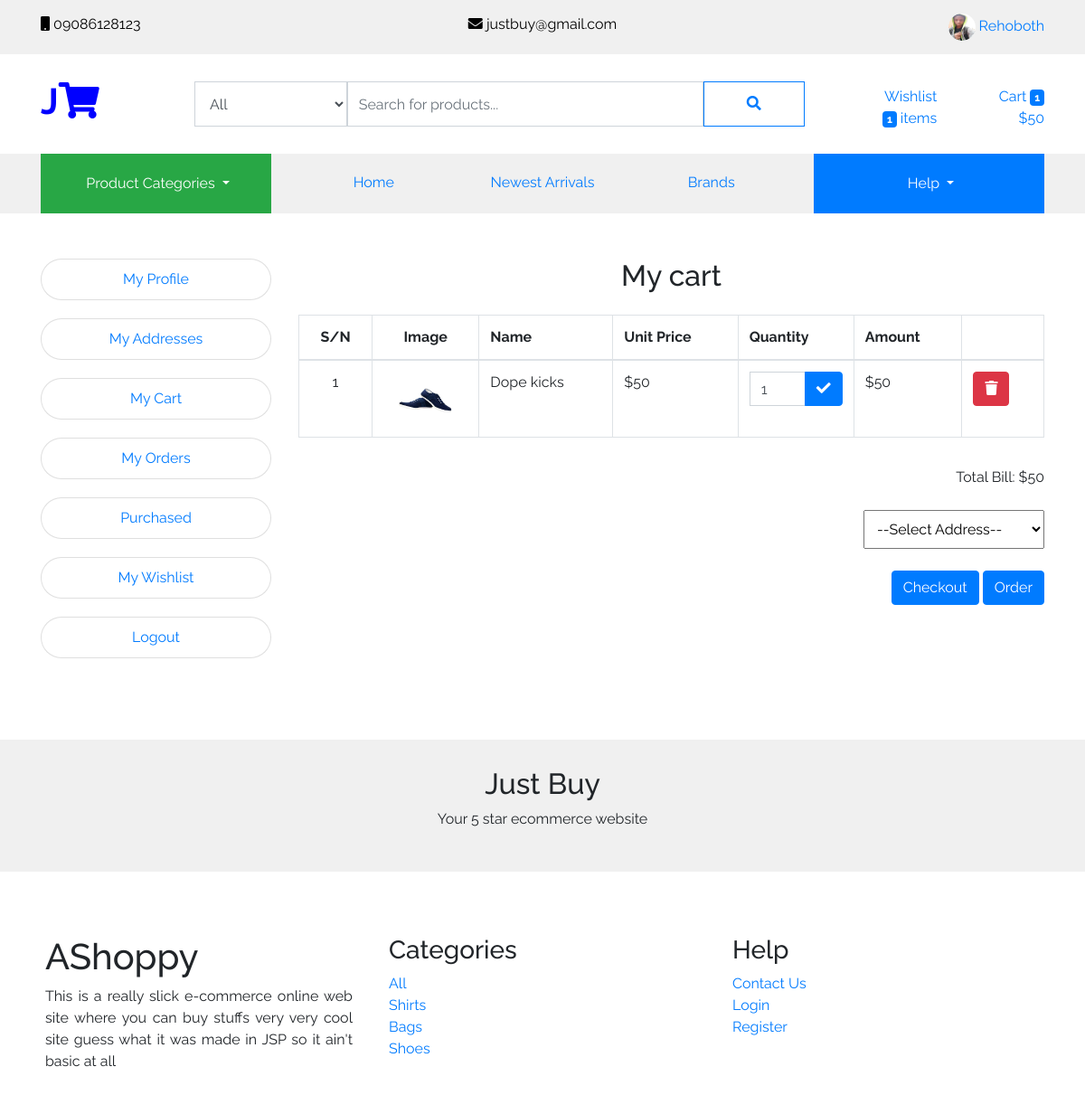
Page /my_cart.php (signed in) on the committed database.
### tables this page shows
CREATE TABLE `users` (
  `UserID` int(11) NOT NULL,
  `FirstName` varchar(60) NOT NULL,
  `LastName` varchar(60) NOT NULL,
  `ProfilePicture` text DEFAULT NULL,
  `EmailAddress` varchar(100) DEFAULT NULL,
  `Password` varchar(100) NOT NULL
);

CREATE TABLE `billing` (
  `CartID` int(11) NOT NULL,
  `ProductID` int(11) NOT NULL,
  `Price` float NOT NULL,
  `Quantity` int(11) NOT NULL,
  `BillAmount` float NOT NULL,
  `DateTimeAdded` int(11) NOT NULL
);

CREATE TABLE `products` (
  `ProductID` int(11) NOT NULL,
  `Name` varchar(100) NOT NULL,
  `Description` text NOT NULL,
  `Price` float NOT NULL,
  `Stock` int(11) NOT NULL,
  `Brand` int(11) NOT NULL,
  `Image` text DEFAULT NULL,
  `Category` int(11) NOT NULL,
  `LaunchDate` int(11) NOT NULL
);

CREATE TABLE `categories` (
  `CategoryID` int(11) NOT NULL,
  `CategoryName` varchar(60) DEFAULT NULL
);

### my_cart.php (the view, shortened to what the rows shown need)
<?php
    $classes_redirect = "classes/";
    include_once $classes_redirect."__WebAppConfig.php";
    include_once $classes_redirect."UsersView.php";
    include_once $classes_redirect."CategoriesView.php";
    $users_view_instance = new UsersView();
    if($users_view_instance->UserLoggedInVerified()){
        $user_details = $users_view_instance->GetUserDetails($users_view_instance->GetUserLoggedID());
    }else{
        $redirect_url = $app_conf->base_url()."404";
        header("location: $redirect_url");
    }
    include_once $classes_redirect."ProductsView.php";
    $products_view_instance = new ProductsView();
?>
<!DOCTYPE html>
<html lang="en" dir="ltr">
    <head>
        <title><?php echo $user_details["FirstName"]." ".$user_details["LastName"]; ?> | <?php $app_conf->app_name(); ?></title>
        <?php $app_conf->load_stylesheet("css/bootstrap.min.css"); ?>
        <?php $app_conf->load_stylesheet("css/style.css"); ?>
        <?php $app_conf->load_stylesheet("css/fontawesome.min.css"); ?>
    </head>
    <body>
        <?php include_once $app_conf->get_view("header"); ?>
        <?php include_once $app_conf->get_view("header2"); ?>
        <div class="container" style="margin-top: 50px; margin-bottom: 50px;">
            <div class="row">
                <div class="col-lg-9 col-md-8 col-12">
                    <div class="row">
                        <div class="col-12 text-center">
                            <h2>My cart</h2>
                        </div>
                    </div>
                    <div class="row mt-3">
                        <div class="col-12">
                            <div class="table-responsive">
                                <table class="table table-stripped table-bordered table-hover">
                                    <thead>
                                        <tr>
                                            <th class="text-center">S/N</th>
                                            <th class="text-center">Image</th>
                                            <th>Name</th>
                                            <th>Unit Price</th>
                                            <th>Quantity</th>
                                            <th>Amount</th>
                                            <th></th>
                                        </tr>
                                    </thead>
                                    <tbody>
                                        <?php
                                            $counter = 0;
                                            $user_has_cart = $products_view_instance->UserHasCart($user_details["UserID"]);
                                            if($user_has_cart[0]){
                                                $cart_id = $user_has_cart[1];
                                                $user_carts = $products_view_instance->GetCartProducts($cart_id);
                                                foreach($user_carts as $cart){
                                                    $counter++;
                                                    $product_details = $products_view_instance->GetProductDetails($cart["ProductID"]);
                                                    ?>
                                                    <tr>
                                                        <td class="text-center"><?php echo $counter; ?></td>
                                                        <td class="text-center"><img src="<?php echo $app_conf->base_url(); ?><?php echo $product_details["Image"]; ?>" width="60px" height="60px;"/></td>
                                                        <td><?php echo $product_details["Name"]; ?></td>
                                                        <td>
                                                            $<?php echo $cart["Price"]; ?>
                                                        </td>
                                                        <td>
                                                            <form class="update_product_quantity_form">
                                                                <div class="input-group mb-3">
                                                                    <input type="number" name="quantity" class="form-control" value="<?php echo $cart["Quantity"]; ?>" style="width: 20px;"/>
                                                                    <div class="input-group-append">
                                                                      <button type="submit" class="btn btn-primary">
                                                                          <span class="fas fa-check"></span>
                                                                      </button>
                                                                    </div>
                                                                </div>
                                                            </form>
                                                        </td>
                                                        <td>$<?php echo $cart["BillAmount"]; ?></td>
                                                        <td>
                                                            <button class="btn btn-danger" onclick="remove_product_from_cart($(this), <?php echo $product_details["ProductID"]; ?>)"><span class="fas fa-trash"></span></button>
                                                        </td>
                                                    </tr>
                                                    <?php
                                                }
                                                    ?>
                                                    <?php
                                            }else{
                                                ?>
                                                <td colspan="7" class="text-center">No product in cart</td>
                                                <?php
                                            }
                                        ?>
                                    </tbody>
                                </table>
                            </div>
                        </div>
                    </div>
                </div>
            </div>
        </div>
        <?php include_once $app_conf->get_view("footer"); ?>
    </body>
</html>

### views/header.view.php (shortened to what the rows shown need)
<div class="header container-fluid">
            <div class="container">
                <div class="row">
                    <div class="col-xl-4 col-lg-4 col-md-4 text-right">
                        <?php
                            if($users_view_instance->UserLoggedInVerified()){
                                $user_details = $users_view_instance->GetUserDetails($users_view_instance->GetUserLoggedID());
                                $profile_picture = ($user_details["ProfilePicture"] == NULL) ? "assets/images/avatar.jpg": $user_details["ProfilePicture"];
                                $first_name = $user_details["FirstName"];
                                ?>
                                    <img src="<?php echo $app_conf->base_url(); ?><?php echo $profile_picture;?>" class="rounded-circle" width="30" height="30"/>
                                    <a href="<?php echo $app_conf->base_url(); ?>my_dashboard">
                                        <?php echo $first_name; ?>
                                    </a>
                                <?php
                            }else{
                                ?>
                                    <a href="<?php echo $app_conf->base_url(); ?>register"><i class="fa fa-user"></i> Register</a> |
                                    <a href="<?php echo $app_conf->base_url(); ?>login"><i class="fa fa-user-check"></i> Login</a>
                                <?php
                            }
                        ?>
                    </div>
                </div>
            </div>
        </div>
                   <?php $app_conf->get_font_awesome_icon("fas fa-envelope"); ?> ashoppy2020@gmail.com
                   <?php $app_conf->get_font_awesome_icon("fas fa-mobile"); ?> 07030700028
                   <?php
                       if($users_view_instance->UserLoggedInVerified()){
                           $user_details = $users_view_instance->GetUserDetails($users_view_instance->GetUserLoggedID());
                           ?>
                           <?php
                       }else{
                           ?>
                               <a href="<?php echo $app_conf->base_url(); ?>register"><i class="fa fa-user"></i> Register</a> |
                               <a href="<?php echo $app_conf->base_url(); ?>login"><i class="fa fa-user-check"></i> Login</a>
                           <?php
                       }
                   ?>

### views/footer.view.php (shortened to what the rows shown need)
<div class="container-fluid footer">
            <div class="container">
                <div class="row">
                    <div class="col-lg-4 col-md-4 col-12" style="padding: 20px;">
                        <h1>AShoppy</h1>
                    </div>
                    <div class="col-lg-4 col-md-4 col-12" style="padding: 20px;">
                        <h3>Categories</h3>
                        <a href="<?php echo $app_conf->base_url(); ?>products/all/all/all/all">All</a><br/>
                        <?php
                            $active_categories = $categories_view_instance->GetCategories("all");
                            foreach($active_categories as $category){
                                $category_name = $category["CategoryName"];
                                $category_id = $category["CategoryID"];
                                ?>
                                <a href="<?php echo $app_conf->base_url(); ?>products/<?php echo $category_id; ?>/all/all/all"><?php echo $category_name; ?></a><br/>
                                <?php
                            }
                        ?>
                    </div>
                </div>
            </div>
        </div>

### rows in the picture
users: ProfilePicture (picture), FirstName "Rehoboth"
billing: ProductID.Image (picture), ProductID.Name "Dope kicks", Price "50", quantity "1", BillAmount "50"
categories: CategoryName "Shirts"
categories: CategoryName "Bags"
categories: CategoryName "Shoes"

### other values in the picture
$products_view_instance->GetNumWishlistProducts($user_id) "1"
$products_view_instance->GetNumCartProducts($cart_id) "1"
$products_view_instance->GetTotalCartBill($cart_id) "50"
